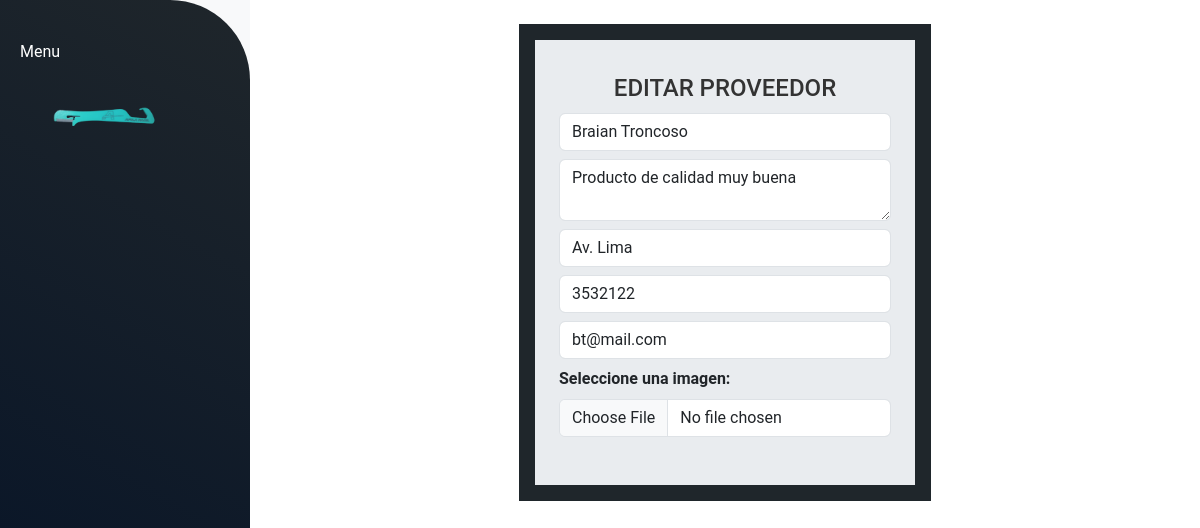
The app's page /proveedores/editar/1/ with its own data.
### proveedores/models.py (models this page shows, shortened)
class Proveedores(models.Model):
    nombre = models.CharField(max_length=50)
    detalle = models.CharField(max_length=200, blank=True)
    direccion = models.CharField(max_length=100)
    telefono = models.IntegerField(null=True, blank=True)
    email = models.CharField(max_length=100)
    imagen = models.TextField(null=True, blank=True)
    class Meta:
        db_table = 'proveedores'
        verbose_name = "Proveedores"

### proveedores/views.py (the view)
# urls.py: path('editar/<int:id>/', views.editar_proveedor, name='editar_proveedor')
def editar_proveedor(request,id):
    proveedor = get_object_or_404(Proveedores, pk=id)
    if request.method == 'POST':
        form = ProveedoresForm(request.POST, request.FILES)
        if form.is_valid():
            proveedor.nombre = form.cleaned_data['nombre']
            proveedor.detalle = form.cleaned_data['detalle']
            proveedor.direccion = form.cleaned_data['direccion']
            proveedor.telefono = form.cleaned_data['telefono']
            proveedor.email = form.cleaned_data['email']
            proveedor.imagen = form.cleaned_data['imagen']
            proveedor.save()
            return redirect('proveedores')
    else:
        form = ProveedoresForm(initial={
        'nombre': proveedor.nombre,
        'detalle': proveedor.detalle,
        'direccion': proveedor.direccion,
        'telefono':  proveedor.telefono,
        'email': proveedor.email,
        'imagen': proveedor.imagen
        })
    return render(request, 'editar_proveedor.html', {'form': form, 'proveedor': proveedor})

### proveedores/forms.py
class ProveedoresForm(forms.Form):
    nombre = forms.CharField(max_length=100, required=True)
    detalle = forms.CharField(
        max_length=200,
        required=False,
        widget=forms.Textarea(attrs={'class': 'form-control'})
    )
    direccion = forms.CharField(max_length=100, required=True)
    telefono = forms.CharField(max_length=100, required=True)
    email = forms.CharField(max_length=100, required=True)
    imagen = forms.CharField(max_length=100, required=False)
    class Meta:
            model = Proveedores

### proveedores/templates/editar_proveedor.html (shortened to what this page needs)
{% extends "materias_primas/layout.html" %}
{% load static %}
{% block content %}
<div class="container-fluid" id="altura">
  <div class="d-flex flex-column align-items-center" >
      <div class="d-flex justify-content-center mt-4 mb-5" style="background-color: #1f262b;">
          <form class="m-3 p-4 bg-body-secondary" method="post" action="{% url 'editar_proveedor' proveedor.id %}" enctype="multipart/form-data" >
               <h2 class="custom-title text-center">EDITAR PROVEEDOR</h2>
              <div class="form-outline mb-2" >
                  <input type="text" id="nombre" name="nombre" class="form-control" placeholder="Nombre completo" value="{{ proveedor.nombre }}" />
              </div>
                  <div class="form-outline mb-2">
                    <textarea id="detalle" name="detalle" class="form-control" placeholder="Detalles" >{{ proveedor.detalle }}</textarea>
                  </div>
                  <div class="form-outline mb-2">
                    <input type="text" id="direccion" name="direccion" class="form-control" placeholder="Direccion" value="{{ proveedor.direccion }}"/>
                  </div>
                <div class="form-outline mb-2">
                  <input type="number" id="telefono" name="telefono" class="form-control" placeholder="Telefono" value="{{ proveedor.telefono }}"/>
                </div>
            <div class="form-outline mb-2">
                <input type="text" id="email" name="email" class="form-control" placeholder="Email" value="{{ proveedor.email }}"/>
            </div>
                  <div class="row mb-4">
                      <div class="form-outline">
                        <label class="form-label fw-bold w-100" for="imagen">Seleccione una imagen:</label>
                            <input type="file" id="imagen" name="imagen" class="form-control" value="{{ proveedor.imagen }}"/>
                      </div>
                  </div>
          </form>
      </div>
  </div>
</div>
{% endblock %}

### static/style.css (style rules this page uses)
body { font-family: 'Roboto' !important; width: 100% !important; height: 100vh !important; margin: 0; }
.custom-title { font-family: 'Roboto', sans-serif; font-size: 24px; color: #333; margin: 10px 0; }
#altura { max-height: 100vh !important; overflow-y: auto !important; }

### records on screen
Proveedores: nombre "Braian Troncoso", detalle "Producto de calidad muy buena", direccion "Av. Lima", telefono "3532122", email "bt@mail.com"
